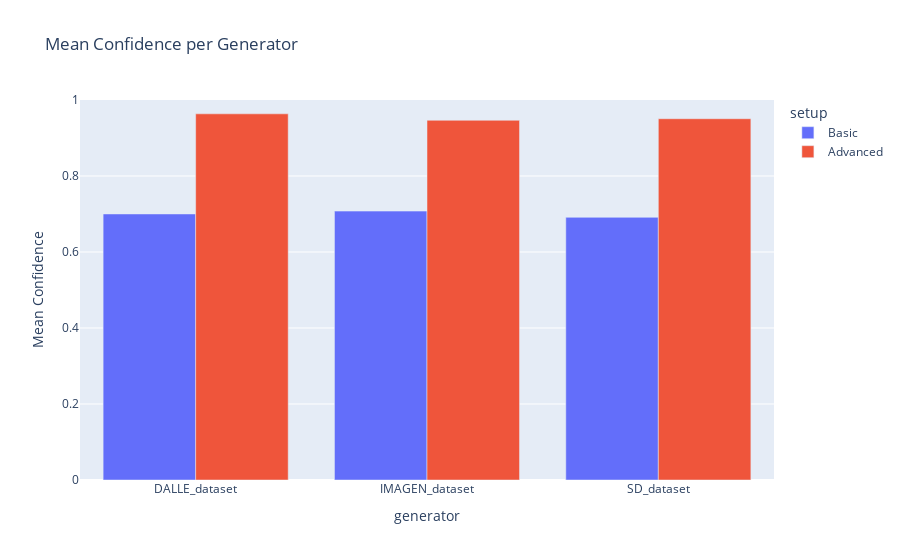

Write notebook code for a chart like this one.
### Markdown cell above
#### **Mean Confidence**

### Code cell
fig = px.bar(
    combined_df,
    x="generator",
    y="mean_confidence",
    color="setup",
    barmode="group",
    title="Mean Confidence per Generator"
)
fig.update_layout(yaxis_range=[0, 1], yaxis_title="Mean Confidence")
fig.show()

### Figure 1 — Plotly figure (JSON) as saved in the notebook; plotly's stock layout.template omitted (floating-point values rounded to 4 significant figures)
{"data": [{"alignmentgroup": "True", "hovertemplate": "setup=Basic<br>generator=%{x}<br>mean_confidence=%{y}<extra></extra>", "legendgroup": "Basic", "marker": {"color": "#636efa", "pattern": {"shape": ""}}, "name": "Basic", "offsetgroup": "Basic", "orientation": "v", "showlegend": true, "textposition": "auto", "type": "bar", "x": ["DALLE_dataset", "IMAGEN_dataset", "SD_dataset"], "xaxis": "x", "y": [0.7001, 0.7076, 0.6912], "yaxis": "y"}, {"alignmentgroup": "True", "hovertemplate": "setup=Advanced<br>generator=%{x}<br>mean_confidence=%{y}<extra></extra>", "legendgroup": "Advanced", "marker": {"color": "#EF553B", "pattern": {"shape": ""}}, "name": "Advanced", "offsetgroup": "Advanced", "orientation": "v", "showlegend": true, "textposition": "auto", "type": "bar", "x": ["DALLE_dataset", "IMAGEN_dataset", "SD_dataset"], "xaxis": "x", "y": [0.9636, 0.9466, 0.9507], "yaxis": "y"}], "layout": {"barmode": "group", "legend": {"title": {"text": "setup"}, "tracegroupgap": 0}, "title": {"text": "Mean Confidence per Generator"}, "xaxis": {"anchor": "y", "domain": [0, 1], "title": {"text": "generator"}}, "yaxis": {"anchor": "x", "domain": [0, 1], "range": [0, 1], "title": {"text": "Mean Confidence"}}}}
